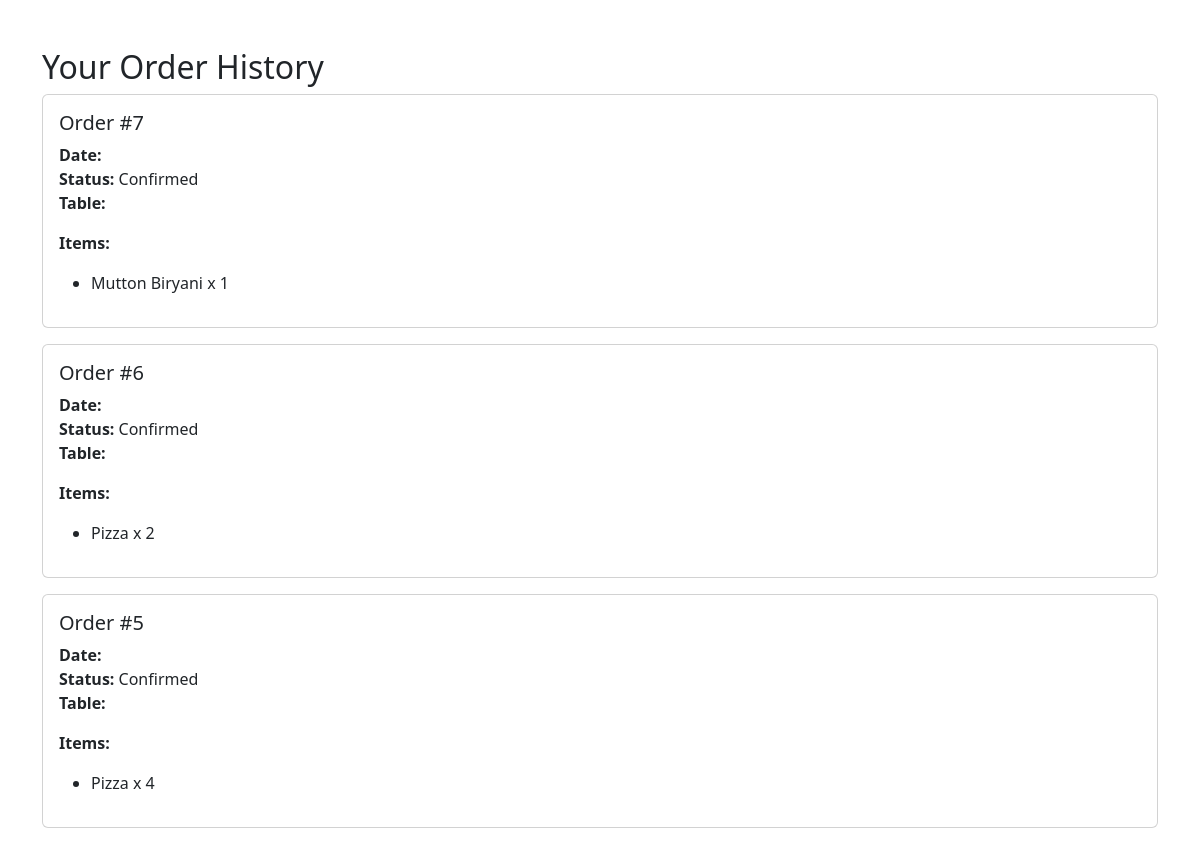
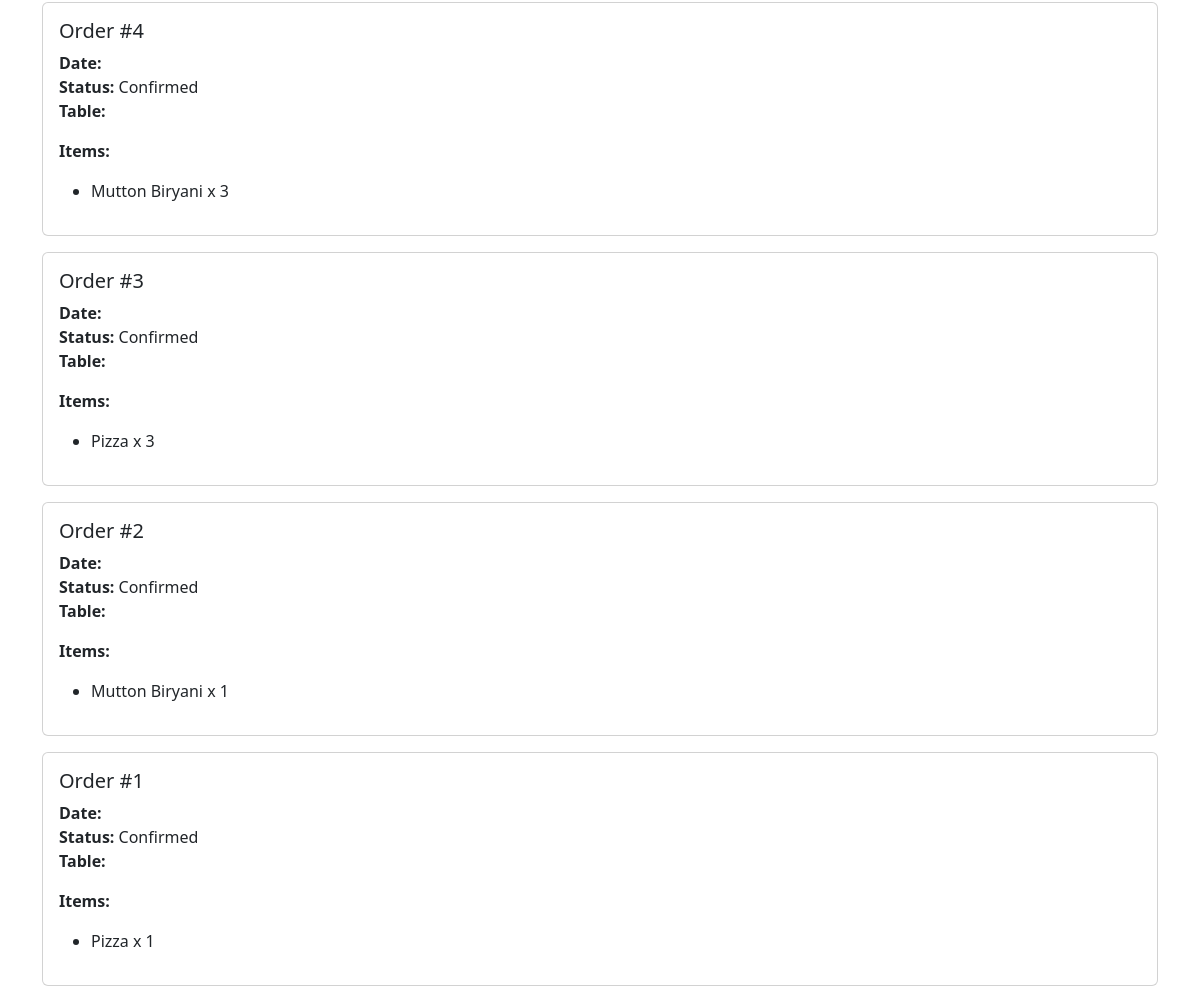
Page /history/ (signed in) on the committed database (2 pictures, top to bottom).
### food_items/models.py (models this page shows, shortened)
class Order(models.Model):
    user = models.ForeignKey(User, on_delete=models.CASCADE)
    food_item = models.ForeignKey('FoodItem', on_delete=models.CASCADE)
    quantity = models.IntegerField()
    status = models.CharField(max_length=50, default='Pending')
    created_at = models.DateTimeField(auto_now_add=True)
    payment_id = models.CharField(max_length=100, blank=True, null=True)  # New field
    razorpay_order_id = models.CharField(max_length=100, blank=True, null=True)  # New field
    payment_status = models.CharField(max_length=50, default='Pending')  # New field

class FoodItem(models.Model):
    name = models.CharField(max_length=100)
    price = models.DecimalField(max_digits=10, decimal_places=2)
    description = models.TextField(blank=True, null=True)
    category = models.ForeignKey(Category, on_delete=models.CASCADE)
    is_vegetarian = models.BooleanField(default=False)
    stock_quantity = models.IntegerField()

### food_items/views.py (the view)
# urls.py: path('history/', views.order_history, name='order_history'),
@login_required
def order_history(request):
    orders = Order.objects.filter(user=request.user).order_by('-created_at')
    return render(request, 'order_history.html', {'orders': orders})

### food_items/templates/order_history.html (shortened to what this page needs)
<!DOCTYPE html>
<html lang="en">
<head>
    <link href="https://cdn.jsdelivr.net/npm/bootstrap@5.3.2/dist/css/bootstrap.min.css" rel="stylesheet">
</head>
<body>
    <div class="container mt-5">
        <h2>Your Order History</h2>
        {% for order in orders %}
        <div class="card mb-3">
            <div class="card-body">
                <h5 class="card-title">Order #{{ order.id }}</h5>
                <p class="card-text">
                    <strong>Date:</strong> {{ order.order_date }}<br>
                    <strong>Status:</strong> {{ order.status }}<br>
                    <strong>Table:</strong> {{ order.table_number }}
                </p>
                <div class="order-items">
                    <p><strong>Items:</strong></p>
                    <ul>
                        <li>{{ order.food_item.name }} x {{ order.quantity }}</li>
                    </ul>
                </div>
            </div>
        </div>
        {% endfor %}
    </div>
</body>
</html>

### rows in the picture
Order: id "7", status "Confirmed", food_item.name "Mutton Biryani", quantity "1"
Order: id "6", status "Confirmed", food_item.name "Pizza", quantity "2"
Order: id "5", status "Confirmed", food_item.name "Pizza", quantity "4"
Order: id "4", status "Confirmed", food_item.name "Mutton Biryani", quantity "3"
Order: id "3", status "Confirmed", food_item.name "Pizza", quantity "3"
Order: id "2", status "Confirmed", food_item.name "Mutton Biryani", quantity "1"
Order: id "1", status "Confirmed", food_item.name "Pizza", quantity "1"
